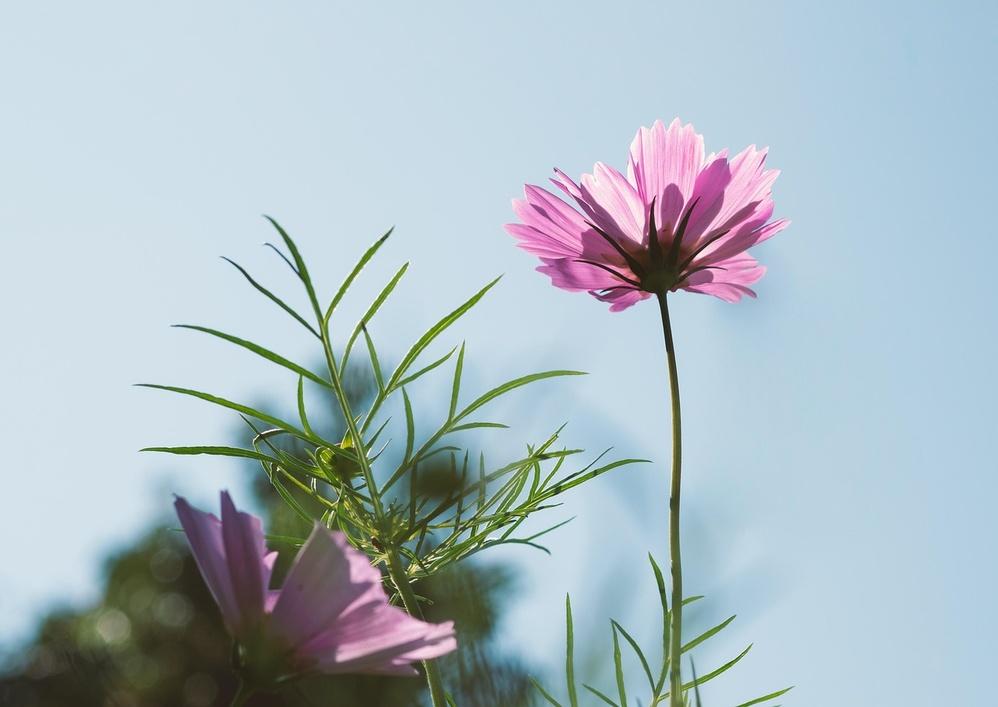
//> input picture resources/test_image.jpg, 998 x 707 px, shrunk from 1280 x 907 before the run
$ ./main   (built with g++ and OpenCV 4)
//> lines starting //> are read from the running program, lines starting //| are printed output that depends on the picture; after the words box and inside, x2 and y2 are one past the last pixel; in counts of white or black regions, pixels touching at a corner belong together
//> further down, originalImg is the input picture: 707 rows x 998 cols, CV_8UC3; mean B, G, R 195.2, 187.3, 171.9
//
//  main.cpp
//  Created by Leo Xia
//  Created with VSCode on Ubuntu 22.04
//

#include <iostream>
#include <vector>
#include <opencv2/opencv.hpp>
using namespace cv;
using namespace std;

Mat originalImg, grayImg, hsvImg, blurImg, guassianImg, binaryImg;
Mat edgeImg, morphImg, redParts, canvasImg, rotatedImg, croppedImg;
Mat lightParts, lightParts_gray, lightParts_binary, lightParts_dilate, lightParts_erode, lightParts_floodfill;

int sumArea;
vector<vector<Point>> contours;
vector<Vec4i> hierarchy;
vector<Rect> boundRect;

void convert()
{
    cvtColor(originalImg, grayImg, COLOR_BGR2GRAY);
    cvtColor(originalImg, hsvImg, COLOR_BGR2HSV);
//> hsvImg: 707 rows x 998 cols, CV_8UC3; mean H, S, V 96.2, 51.6, 201.4
}
void blur()
{
    blur(originalImg, blurImg, Size(5,5));
    GaussianBlur(originalImg, guassianImg, Size(5,5), 1.5);
}
void extract()
{
    Mat mask1,mask2;
    Mat kernal=getStructuringElement(MORPH_RECT, Size(5, 5));
    inRange(hsvImg, Scalar(0,0,0), Scalar(10,255,255), mask1);
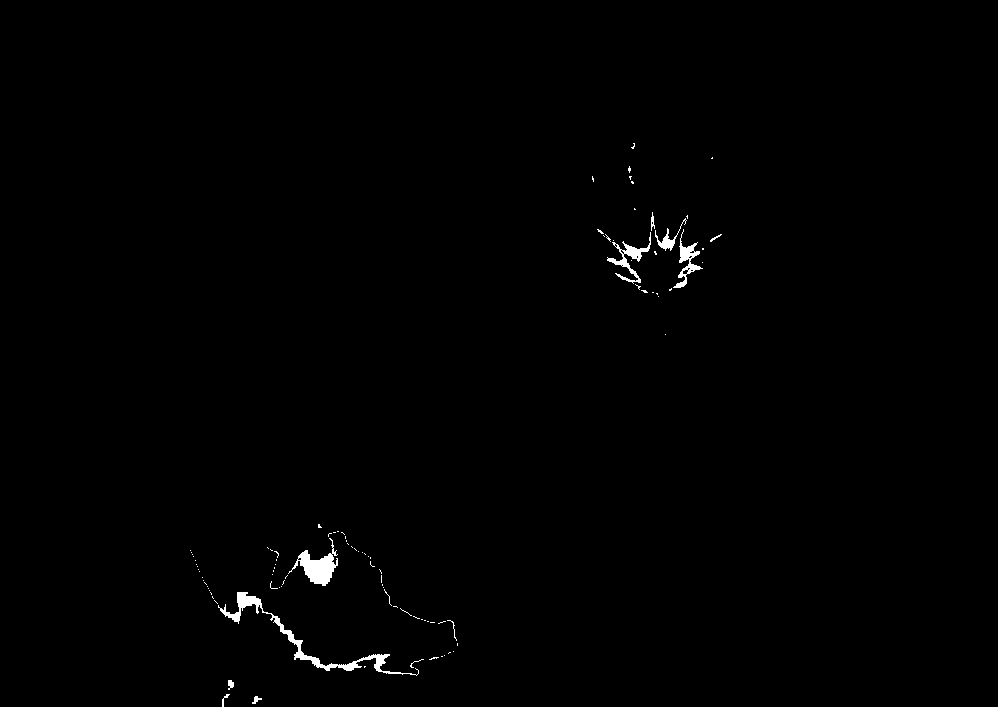
//> mask1: 707 rows x 998 cols, CV_8UC1; 0.57% white; 102 white regions (90 under 20 px), largest, box (x1, y1, x2, y2) and area: (218, 592, 419, 676) 1352, (288, 538, 338, 586) 886, (607, 232, 651, 284) 526
    inRange(hsvImg, Scalar(110,0,0), Scalar(180,255,255), mask2);
//> mask2: 707 rows x 998 cols, CV_8UC1; 7.4% white; 10 white regions (8 under 20 px), largest, box (x1, y1, x2, y2) and area: (501, 117, 792, 315) 31798, (174, 490, 457, 675) 20081
    binaryImg = mask1 | mask2;
//> binaryImg: 707 rows x 998 cols, CV_8UC1; 7.9% white; 17 white regions (12 under 20 px), largest, box (x1, y1, x2, y2) and area: (501, 117, 792, 315) 33192, (174, 490, 458, 676) 22592, (228, 680, 234, 690) 43, (252, 696, 262, 704) 39, (222, 694, 230, 707) 32
    morphologyEx(binaryImg, binaryImg, MORPH_OPEN, kernal);
//> binaryImg: 707 rows x 998 cols, CV_8UC1; 7.9% white; 2 white regions, box (x1, y1, x2, y2) and area: (501, 118, 791, 314) 32990, (175, 490, 457, 675) 22440
    bitwise_and(originalImg, originalImg, redParts, binaryImg);
    // imshow("Red Parts", redParts);
    // waitKey(0);
    Canny(binaryImg, edgeImg, 100, 200);
//> edgeImg: 707 rows x 998 cols, CV_8UC1; 0.35% white in thin lines or dots, all inside (x1, y1, x2, y2) = (174, 117, 791, 675)
    morphologyEx(edgeImg, morphImg, MORPH_CLOSE, kernal);
    findContours(morphImg, contours, hierarchy, RETR_EXTERNAL, CHAIN_APPROX_SIMPLE);
//> contours = 2 contours; box (x1, y1, x2, y2) and area: (500, 117, 791, 314) 33601, (174, 489, 457, 675) 22546
    for(size_t i = 0; i < contours.size(); i++)
    {
        boundRect.push_back(boundingRect(contours[i]));
    }
//> this loop made 2 passes
    for(size_t i = 0; i < contours.size(); i++)
    {
        sumArea+=contourArea(contours[i]);
    }
//> this loop made 2 passes
//> sumArea on passes 1 to 2: 22546, 56147
//> after the loop, sumArea = 56147
    inRange(hsvImg, Scalar(0,0,180), Scalar(180,255,255), mask1);
//> mask1: 707 rows x 998 cols, CV_8UC1; 80.1% white; 68 black regions (59 under 20 px), largest, box (x1, y1, x2, y2) and area: (0, 169, 771, 707) 139013, (543, 257, 590, 289) 466, (736, 686, 794, 707) 206
    bitwise_and(originalImg, originalImg, lightParts, mask1);
    cvtColor(lightParts, lightParts_gray, COLOR_BGR2GRAY);
    threshold(lightParts_gray, lightParts_binary, 100, 255, THRESH_BINARY);
    dilate(lightParts_binary, lightParts_dilate, kernal);
//> lightParts_dilate: 707 rows x 998 cols, CV_8UC1; 84.8% white; 113 black regions (92 under 20 px), largest, box (x1, y1, x2, y2) and area: (0, 338, 562, 707) 93727, (582, 186, 760, 707) 10152, (564, 617, 610, 707) 1930
    erode(lightParts_dilate, lightParts_erode, kernal);
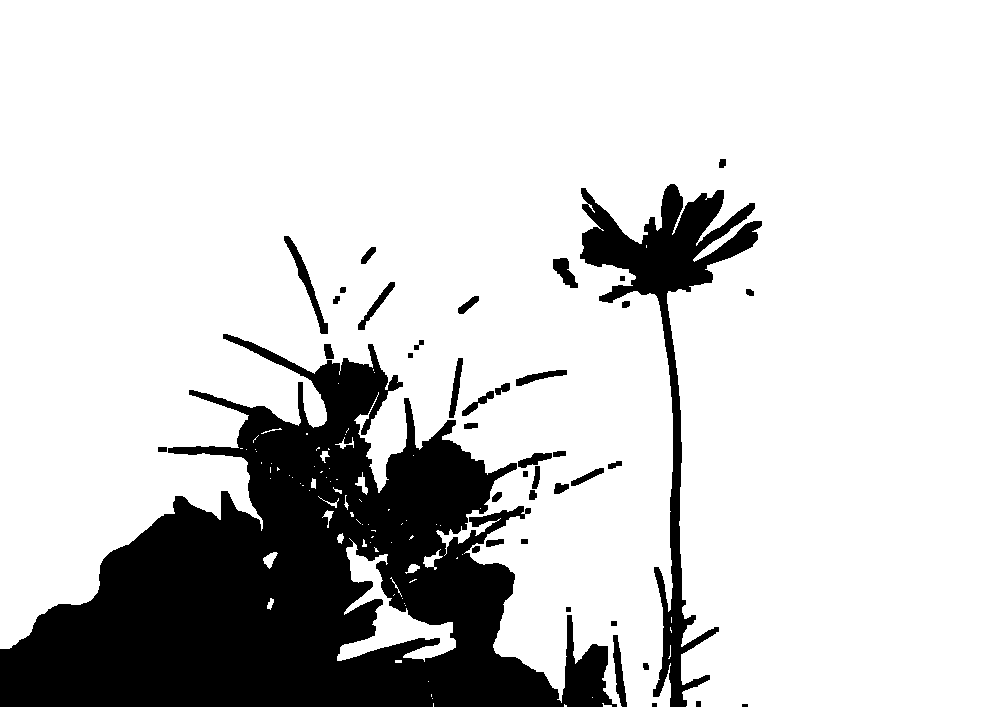
//> lightParts_erode: 707 rows x 998 cols, CV_8UC1; 81.5% white; 41 black regions (1 under 20 px), largest, box (x1, y1, x2, y2) and area: (0, 334, 617, 707) 109056, (580, 184, 762, 707) 16030, (284, 236, 328, 334) 761
    lightParts_floodfill=lightParts_erode.clone();
    cvtColor(lightParts_floodfill, lightParts_floodfill, COLOR_GRAY2BGR);
    floodFill(lightParts_floodfill, Point(0,0), Scalar(0,0,255));
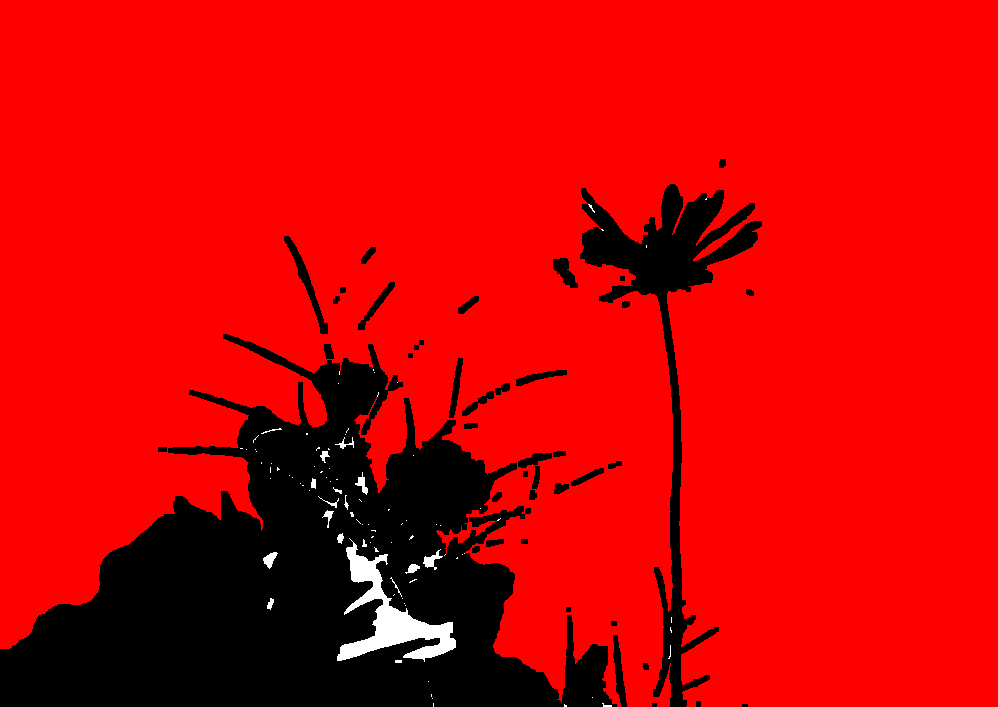
//> lightParts_floodfill: 707 rows x 998 cols, CV_8UC3; mean B, G, R 2.1, 2.1, 207.9
    // [12 lines of commented-out code are left out]

}

void draw()
{
    canvasImg=originalImg.clone();
    rectangle(canvasImg, Rect(10,10,100,100), Scalar(0,255,0),2);
    circle(canvasImg, Point(200,200), 50, Scalar(255,0,0), -1);
    putText(canvasImg, "Test", Point(300,300), FONT_HERSHEY_SIMPLEX, 1, Scalar(0,0,255),2);
    // imshow("Canvas", canvasImg);
    // waitKey(0);
    for(size_t i = 0; i < contours.size(); i++)
    {
        drawContours(canvasImg, contours, (int)i, Scalar(255,0,0), 2);
        rectangle(canvasImg, boundingRect(contours[i]), Scalar(0,255,0),2);
    }
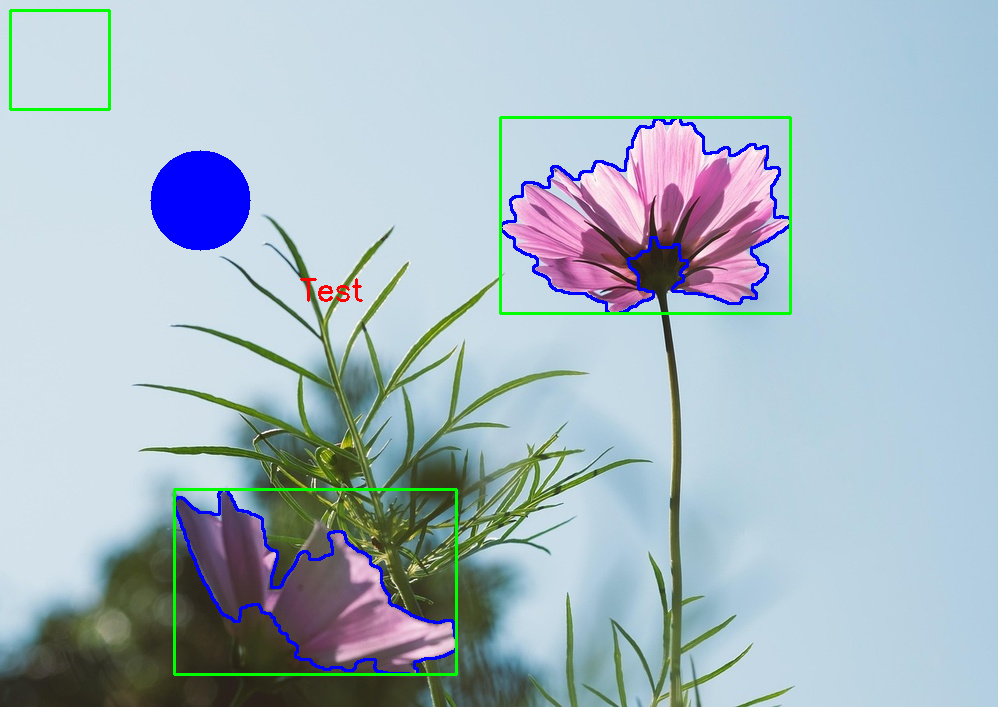
//> canvasImg: 707 rows x 998 cols, CV_8UC3; mean B, G, R 194.7, 184.2, 166.8
    // imshow("Canvas", canvasImg);
    // waitKey(0);
}
void transform()
{
    Mat M= getRotationMatrix2D(Point(originalImg.cols/2, originalImg.rows/2), 35, 1);
    warpAffine(originalImg, rotatedImg, M, originalImg.size());
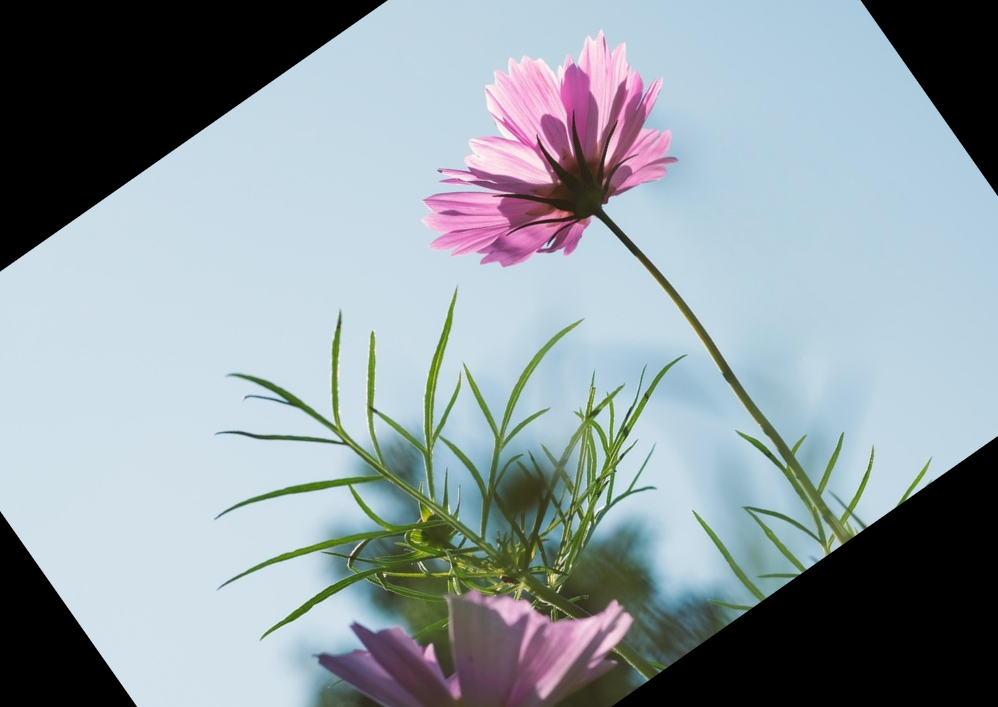
//> rotatedImg: 707 rows x 998 cols, CV_8UC3; mean B, G, R 162.2, 155.5, 143.5
    // imshow("Rotated", rotatedImg);
    // waitKey(0);
    croppedImg=originalImg(Rect(0,0,originalImg.cols/2, originalImg.rows/2));
    // [11 lines of commented-out code are left out]
}
void saveImg()
{
    //save all Mat images to corresponding files, format: test_image.[name].jpg
    imwrite("../outputs/test_image.gray.jpg", grayImg);
    imwrite("../outputs/test_image.hsv.jpg", hsvImg);
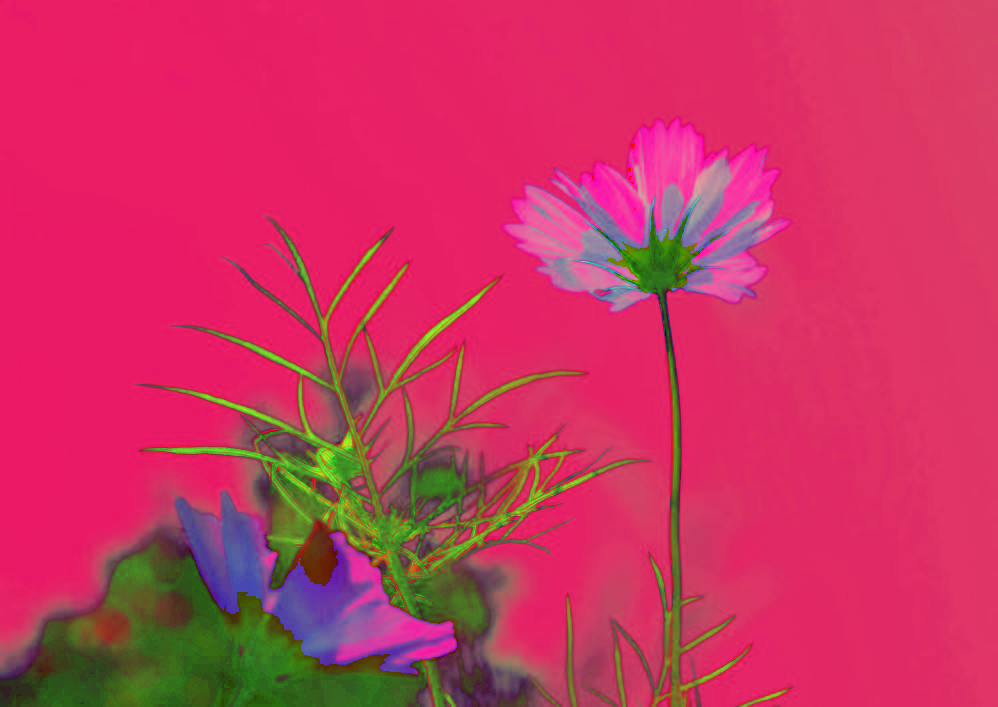
//> saved as test_image.hsv.jpg: 707 rows x 998 cols, CV_8UC3; mean B, G, R 96.2, 51.6, 201.4
    imwrite("../outputs/test_image.blur.jpg", blurImg);
    imwrite("../outputs/test_image.gaussian.jpg", guassianImg);
    imwrite("../outputs/test_image.binary.jpg", binaryImg);
    imwrite("../outputs/test_image.edge.jpg", edgeImg);
    imwrite("../outputs/test_image.morph.jpg", morphImg);
    imwrite("../outputs/test_image.redparts.jpg", redParts);
    imwrite("../outputs/test_image.canvas.jpg", canvasImg);
    imwrite("../outputs/test_image.rotated.jpg", rotatedImg);
    imwrite("../outputs/test_image.cropped.jpg", croppedImg);
    imwrite("../outputs/test_image.lightparts.jpg", lightParts);
    imwrite("../outputs/test_image.lightparts.gray.jpg", lightParts_gray);
    imwrite("../outputs/test_image.lightparts.binary.jpg", lightParts_binary);
    imwrite("../outputs/test_image.lightparts.dilate.jpg", lightParts_dilate);
    imwrite("../outputs/test_image.lightparts.erode.jpg", lightParts_erode);
    imwrite("../outputs/test_image.lightparts.floodfill.jpg", lightParts_floodfill);
    cout<<"Contour Area Sum: "<<sumArea<<endl;
//| Contour Area Sum: 56147
}
int main()
{
    originalImg = imread("../resources/test_image.jpg");
    if(originalImg.empty())
    {
        cout<<"Failed to load image!"<<endl;
        return -1;
    }
    imshow("Original", originalImg);
    waitKey(0);
    convert();
    blur();
    extract();
    draw();
    transform();
    saveImg();
    // [58 lines of commented-out code are left out]
    return 0;
}
